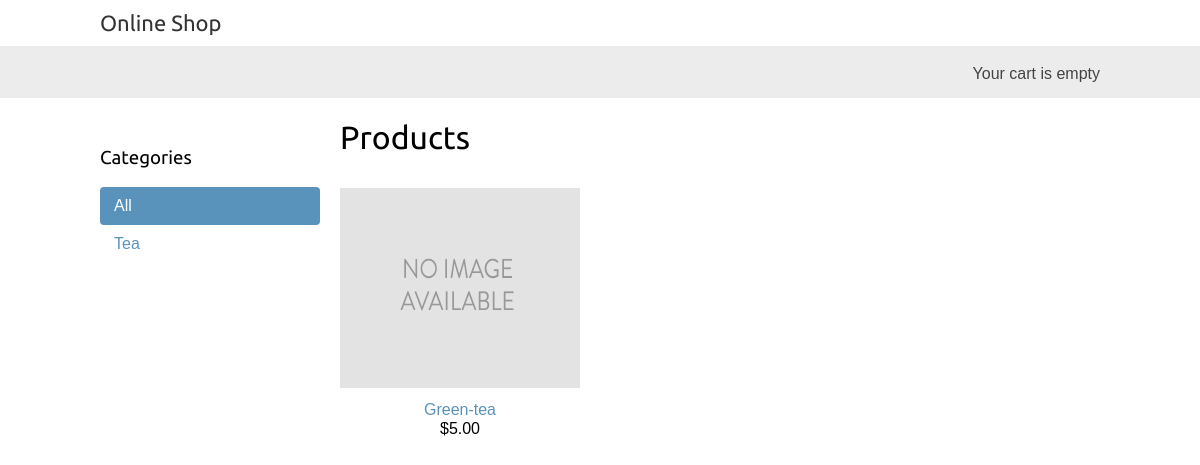
The app's page /, older data.
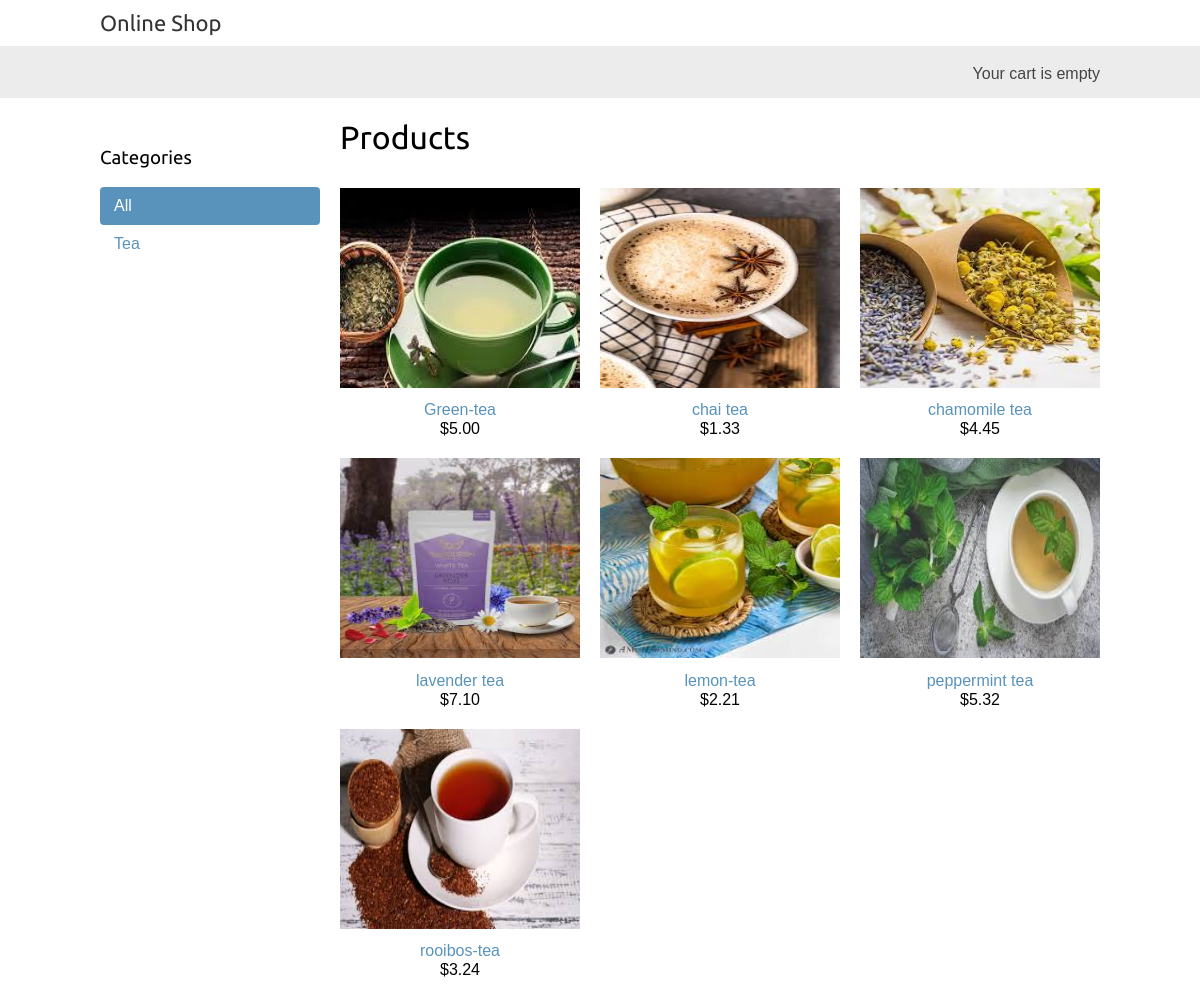
The same page, newer data.
### shop/models.py (models this page shows, shortened)
class Category(models.Model):
    name = models.CharField(max_length=200)
    slug = models.SlugField(max_length=200, unique=True)
    class Meta:
        ordering = ['name']
        indexes = [
            models.Index(fields=['name']),
        ]
        verbose_name = 'category'
        verbose_name_plural = 'categories'
    def get_absolute_url(self):
        return reverse('shop:product_list_by_category', args=[self.slug])

class Product(models.Model):
    category = models.ForeignKey(
        Category,
        related_name='products',
        on_delete=models.CASCADE
    )
    name = models.CharField(max_length=200)
    slug = models.SlugField(max_length=200)
    image = models.ImageField(
        upload_to='products/%Y/%m/%d',
        blank=True
    )
    description = models.TextField(blank=True)
    price = models.DecimalField(max_digits=10, decimal_places=2)
    available = models.BooleanField(default=True)
    created = models.DateTimeField(auto_now_add=True)
    updated = models.DateTimeField(auto_now=True)
    class Meta:
        ordering = ['name']
        indexes = [
            models.Index(fields=['id', 'slug']),
            models.Index(fields=['name']),
            models.Index(fields=['-created']),
        ]
    def get_absolute_url(self):
        return reverse('shop:product_detail', args=[self.id, self.slug])

### shop/views.py (the view)
# urls.py: path('', views.product_list, name='product_list'),
def product_list(request, category_slug=None):
    category = None
    categories = Category.objects.all()
    products = Product.objects.filter(available=True)
    if category_slug:
        category = get_object_or_404(Category, slug = category_slug)
        products = products.filter(category=category)
    return render(
        request,
        'shop/product/list.html',
        {'category' : category,
        'categories' : categories,
        'products' : products})

### cart/cart.py (called while the page is built)
    def __len__(self):
        return sum(item['quantity'] for item in self.cart.values())

### cart/context_processors.py (called while the page is built)
def cart(request):
    return {'cart' : Cart(request)}

### shop/templates/shop/product/list.html (shortened to what this page needs)
{% extends "shop/base.html" %}
{% load static %}
{% block content %}
  <div id="sidebar">
    <h3>Categories</h3>
    <ul>
      <li {% if not category %}class="selected"{% endif %}>
        <a href="{% url "shop:product_list" %}">All</a>
      </li>
      {% for c in categories %}
        <li {% if category.slug == c.slug %}class="selected"{% endif %}>
          <a href="{{ c.get_absolute_url }}">{{ c.name }}</a>
        </li>
      {% endfor %}
    </ul>
  </div>
  <div id="main" class="product-list">
    <h1>{% if category %}{{ category.name }}{% else %}Products{% endif %}</h1>
    {% for product in products %}
      <div class="item">
        <a href="{{ product.get_absolute_url }}">
          <img src="{% if product.image %}{{ product.image.url }}{% else %}{% static "img/no_image.png" %}{% endif %}">
        </a>
        <a href="{{ product.get_absolute_url }}">{{ product.name }}</a>
        <br>
        ${{ product.price }}
      </div>
    {% endfor %}
  </div>
{% endblock %}

### shop/templates/shop/base.html (shortened to what this page needs)
{% load static %}
<!DOCTYPE html>
<html lang="en">
<head>
    <link rel="stylesheet" href="{% static "/css/base.css" %}">
</head>
<body>
    <div id="header">
        <a href="/" class="logo">Online Shop</a>
    </div>
    <div id="subheader">
        <div class="cart">
            {% with total_items=cart|length  %}
                {% if total_items > 0 %}
                    your cart:
                    <a href="{% url "cart:cart_detail" %}">
                        {{ total_items }} item{{ total_items|pluralize }}, ${{ cart.get_total_price }}
                    </a>
                {% elif not order %}
                    Your cart is empty
                {% endif %}
            {% endwith %}
        </div>
    </div>
    <div id="content">
        {% block content %}
        {% endblock  %}
    </div>
</body>
</html>

### shop/static/css/base.css (style rules this page uses)
body { margin:0; padding:0; font-family:helvetica, sans-serif; }
h1, h2, h3, h4, h5 , h6 { font-family: 'Ubuntu', sans-serif; font-weight:normal; }
a { text-decoration:none; color:#5993bb; }
#header { padding:10px 100px; font-size:18px; overflow:auto; }
#subheader { background:#ececec; color:#444; padding:15px 100px; overflow:auto; }
#header .logo { font-family: 'Ubuntu', sans-serif; float:left; color:#333; font-size:22px; margin-right:10%; }
#subheader .cart { float:right; padding-top:4px; }
#content { padding:0 100px; overflow:hidden; }
#sidebar { width:220px; padding:30px 20px 0 0; float:left; }
#sidebar ul { margin:0; padding:0; }
#sidebar ul li { margin:0; list-style:none; padding:10px 14px; }
#sidebar ul li a { display:block; }
#sidebar ul li.selected { background:#5993bb; border-radius:4px; }
#sidebar ul li.selected a { color:#fff; }
#main { float:left; width: 96%; margin-right:-220px; overflow:hidden; }
.product-list .item { width:25%; padding:10px 20px 10px 0; float:left; text-align:center; line-height:1.2; }
.product-list .item img { width: 100%; height: 200px; margin-bottom:8px; }

Row changes from the older to the newer data that the page shows:
changed Product "Green-tea": image: picture added in place of a placeholder
added Product: image (picture), name "chai tea", price "1.33"
added Product: image (picture), name "chamomile tea", price "4.45"
added Product: image (picture), name "lavender tea", price "7.10"
added Product: image (picture), name "lemon-tea", price "2.21"
added Product: image (picture), name "peppermint tea", price "5.32"
added Product: image (picture), name "rooibos-tea", price "3.24"
